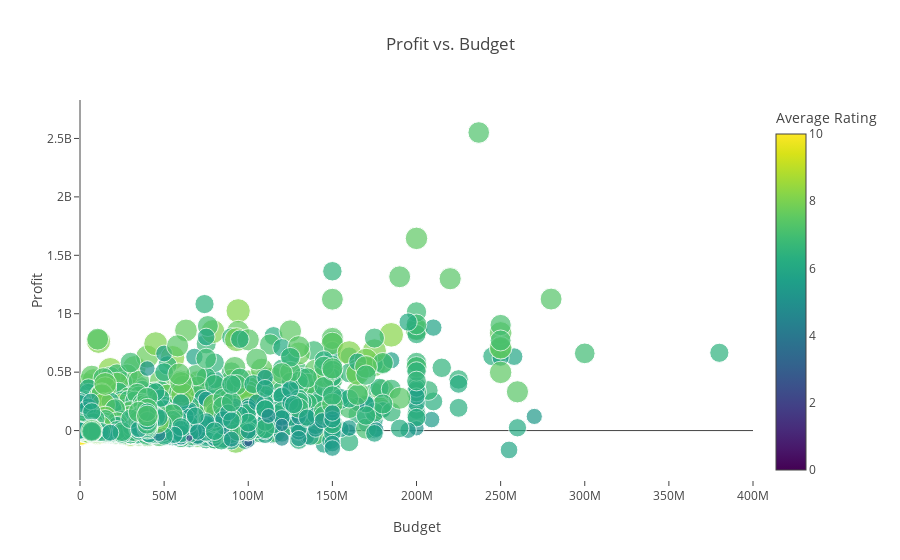

Here is the notebook cell this chart was saved with:
### Markdown cell above
### Bubble Chart

### Code cell
layout = go.Layout(
    title='Profit vs. Budget',
    xaxis=dict(
        title='Budget',
        gridcolor='rgb(255, 255, 255)',
        range=[0, 4e8],
        zerolinewidth=1,
        ticklen=5,
        gridwidth=2,
    ),
    yaxis=dict(
        title='Profit',
        gridcolor='rgb(255, 255, 255)',
        zerolinewidth=1,
        ticklen=5,
        gridwidth=2,
    )
)
data = [go.Scatter(
    x=df.budget.values, # Budget
    y=df.profit.values,  # Gross
    mode='markers',
    text= df.title.values, # Movie Titles
    marker=dict(
        size=3*(df.vote_average),
        sizeref=1.0,
        color=df.vote_average.values,
        colorbar=ColorBar(title='Average Rating'),
        showscale=True,
        colorscale='Viridis'
    ))]
fig = go.Figure(data=data, layout=layout)
iplot(fig)

### Figure 1 — Plotly figure (JSON) as saved in the notebook; plotly's stock layout.template omitted (floating-point values rounded to 4 significant figures; data arrays with more than 128 entries replaced by an {"elided": "..."} marker saying what was removed)
{"data": [{"marker": {"color": {"elided": "4789 float values"}, "colorbar": {"title": "Average Rating"}, "colorscale": "Viridis", "showscale": true, "size": {"elided": "4789 float values"}, "sizeref": 1}, "mode": "markers", "text": {"elided": "4789 str values"}, "type": "scatter", "x": {"elided": "4789 int values"}, "y": {"elided": "4789 int values"}}], "layout": {"title": "Profit vs. Budget", "xaxis": {"gridcolor": "rgb(255, 255, 255)", "gridwidth": 2, "range": [0, 400000000], "ticklen": 5, "title": "Budget", "zerolinewidth": 1}, "yaxis": {"gridcolor": "rgb(255, 255, 255)", "gridwidth": 2, "ticklen": 5, "title": "Profit", "zerolinewidth": 1}}}
